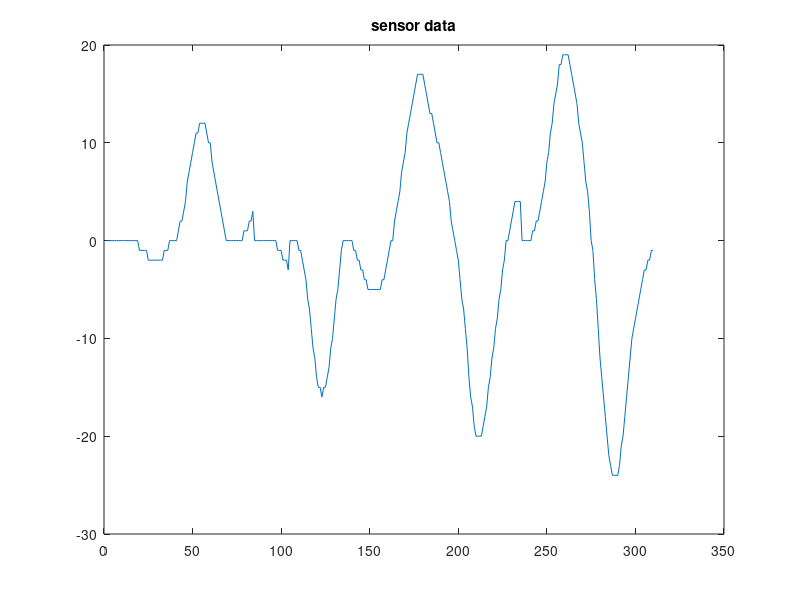
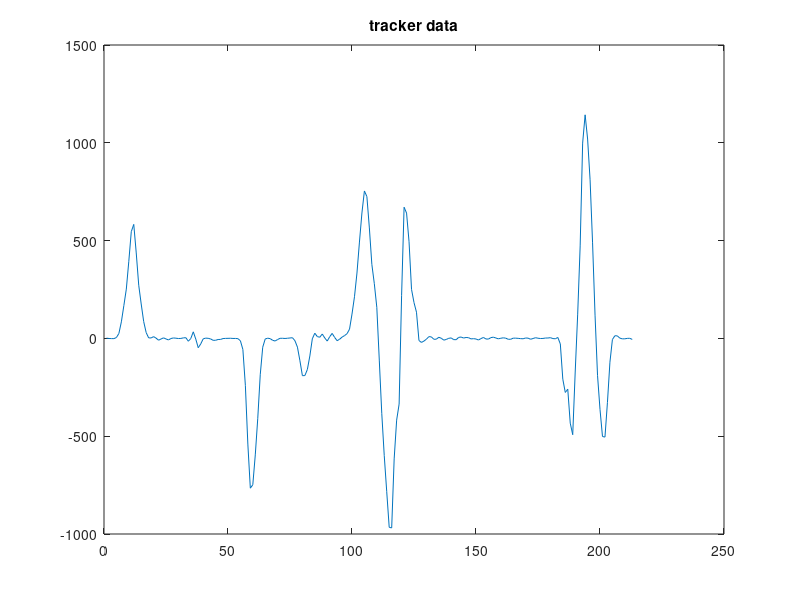
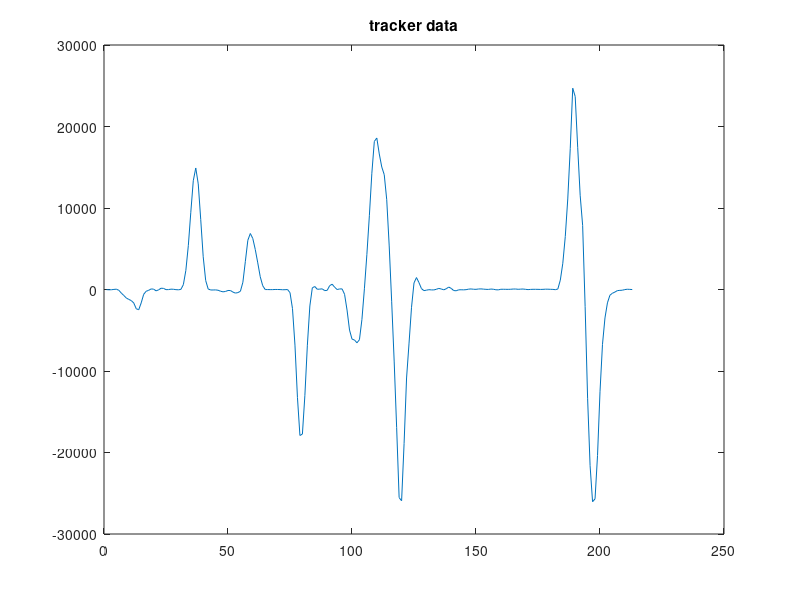
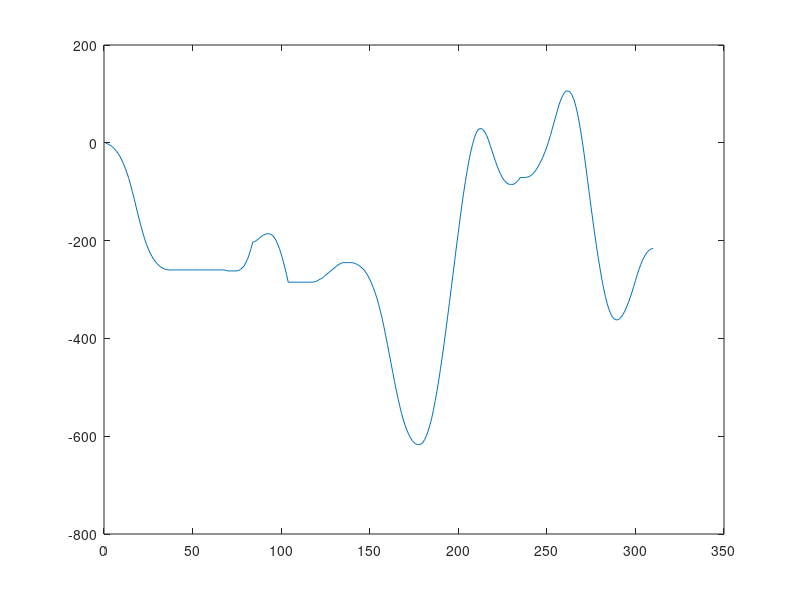

MATLAB code to generate these figures, in order:
clc;    clear;  close all;
load('data1.mat');

plot(sensor_vy);
title("sensor data");

tracker_vx = trackveri(:,6);
tracker_vy = trackveri(:,5);
figure;
plot(tracker_vy);
title("tracker data");
tr_x =tracker_vx;
tr_y =tracker_vy;
for i=2:213
    tr_x(i) = sum(tracker_vx(1:i));
    tr_y(i) = sum(tracker_vy(1:i));
end
figure;
plot(tr_x);
title("tracker data");

s_x =sensor_vx;
s_y =sensor_vy;
for i=2:310
    s_x(i) = sum(sensor_vx(1:i));
    s_y(i) = sum(sensor_vy(1:i));
end
figure;
plot(s_x);